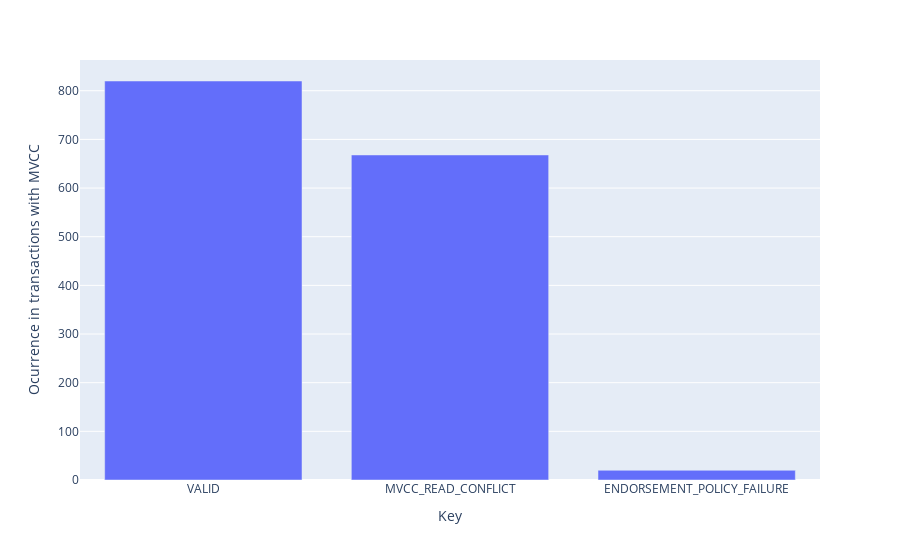

Notebook code cell kept with this figure:
### Code cell
labels={"x":"Validation code","y":"Qty"}
codes=txDfr.groupby(['validation_code']).size()
df = pd.DataFrame(codes)
df = df.reset_index()
df.columns = [str(column) for column in df.columns]
df = df.sort_values(by=['0'], ascending=[False])
labels={"x":"Key","y":"Ocurrence in transactions with MVCC"}
fig = px.bar(x=df['validation_code'], y=df['0'],labels=labels)
fig

### Figure 1 — Plotly figure (JSON) as saved in the notebook; plotly's stock layout.template omitted (floating-point values rounded to 4 significant figures)
{"data": [{"alignmentgroup": "True", "hovertemplate": "Key=%{x}<br>Ocurrence in transactions with MVCC=%{y}<extra></extra>", "legendgroup": "", "marker": {"color": "#636efa"}, "name": "", "offsetgroup": "", "orientation": "v", "showlegend": false, "textposition": "auto", "type": "bar", "x": ["VALID", "MVCC_READ_CONFLICT", "ENDORSEMENT_POLICY_FAILURE"], "xaxis": "x", "y": [820, 668, 20], "yaxis": "y"}], "layout": {"barmode": "relative", "legend": {"tracegroupgap": 0}, "margin": {"t": 60}, "xaxis": {"anchor": "y", "domain": [0, 1], "title": {"text": "Key"}}, "yaxis": {"anchor": "x", "domain": [0, 1], "title": {"text": "Ocurrence in transactions with MVCC"}}}}
